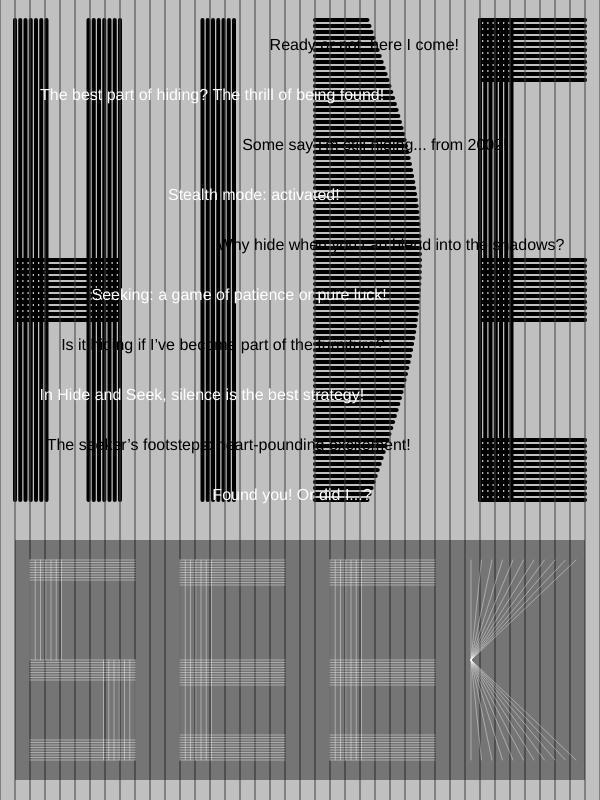
Frame 1 (no input)
Frame 60 (no input): identical to frame 1, image omitted
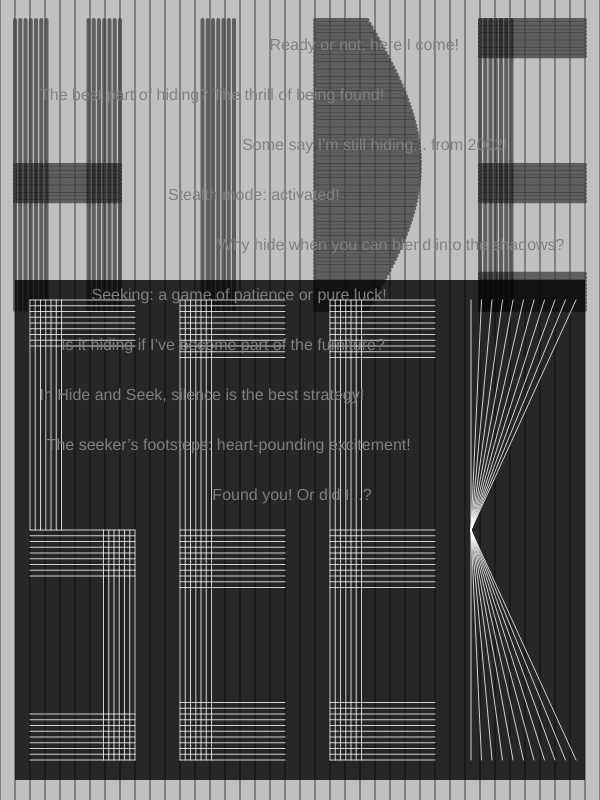
Frame 120 (the mouse pressed at the canvas centre since frame 60)

The p5.js sketch that drew these frames (run headless with seeded random() and noise() and a simulated clock; from frame 60 on, the mouse is pressed at the canvas centre):

// p5.js sketch
// ── sketch.js
let rows = 40;  
let cols = 40; 
let mwidth;
let mheight;

// Sentences to be placed on the canvas
let strings = [
  "Ready or not, here I come!",
  "The best part of hiding? The thrill of being found!",
  "Some say I'm still hiding... from 2002!",
  "Stealth mode: activated!",
  "Why hide when you can blend into the shadows?",
  "Seeking: a game of patience or pure luck!",
  "Is it hiding if I’ve become part of the furniture?",
  "In Hide and Seek, silence is the best strategy!",
  "The seeker’s footsteps: heart-pounding excitement!",
  "Found you! Or did I...?"
];

let positions = []; // Array to store random positions for each string to be randomized once

function setup() {
  createCanvas(600, 800);
  // Calculate grid size
  mwidth = width / cols;
  mheight = height / rows;

  // Randomize x positions for each string once, and assign fixed y positions
  let y = 50; // Initial y-position
  for (let i = 0; i < strings.length; i++) {
    let x = random(width / 4, width - width / 4); // Random x-position with margin
    positions.push({ x, y }); 
    y += 50; // Increment y-position by fixed spacing of 50
  }
  noCursor();
}


function draw() {
  background(192);


  

  push();
  let stretchFactor = map(mouseX,0,width,1,20,true);

  let alpha = map(mouseX, 0, width, 255, 0,true);
  stroke(0, 0, 0, alpha);
  strokeWeight(4);

  // HIDE
  letterH(1, 1, 7, 25-stretchFactor, mwidth, mheight);
  letterI(10, 1, 7, 25-stretchFactor, mwidth, mheight);
  letterD(21, 1, 7, 25-stretchFactor, mwidth, mheight);
  letterE(32, 1, 7, 25-stretchFactor, mwidth, mheight);
  pop();


  push();
  stroke(64); // Light grey color for the grid lines
  drawGrid(cols, rows, mwidth, mheight);
  pop();


  let seekStretchFactor = map(mouseX,0,width,0,26,true);
  //SEEK RECTANGLE
  push();
  noStroke();
  alpha = map(mouseY, 0, width, 100, 255,true);
  fill(0,alpha);
  // seekRect(1, 27, 38, 12*stretchFactor, mwidth, mheight);
  seekRect(1, 27 - seekStretchFactor, 38, 12 +seekStretchFactor, mwidth, mheight);

  pop();

  //SEEK
  push();
  alpha = map(mouseY, 0, width, 100, 255,true);
  stroke(255,alpha);
  letterS(2, 28- seekStretchFactor, 7, 10+seekStretchFactor, mwidth, mheight);
  letterE(12, 28- seekStretchFactor, 7, 10+seekStretchFactor, mwidth, mheight);
  letterE(22, 28- seekStretchFactor, 7, 10+seekStretchFactor, mwidth, mheight);
  letterK(30, 28- seekStretchFactor, 7, 10+seekStretchFactor, mwidth, mheight);
  pop();

  displayRandomStrings(strings, positions);



}
function drawGrid(cols, rows, mwidth, mheight) {

  for (let i = 0; i <= cols; i++) {
    // Draw vertical grid lines
    line(i * mwidth, 0, i * mwidth, height);
  }

  // for (let j = 0; j <= rows; j++) {
  //   // Draw horizontal grid lines
  //   line(0, j * mheight, width, j * mheight);
  // }
}
function letterH(gridX, gridY, gridW, gridH, mwidth, mheight) {
  let x = gridX * mwidth;
  let y = gridY * mheight;
  let w = gridW * mwidth;
  let h = gridH * mheight;

  // Left vertical line of "H"
  for (var i = 0; i <= w / 3; i += w / 20) {

    line(x + i, y, x + i, y + h);
  }

  // Right vertical line of "H"
  for (var i = 0; i <= w / 3; i += w / 20) {


    line(x + w - i, y, x + w - i, y + h);
  }

  // Middle horizontal line of "H"
  for (var i = 0; i <= h / 8; i += h / 80) {
    line(x, y + h / 2 + i, x + w, y + h / 2 + i);
  }
}
function letterI(gridX, gridY, gridW, gridH, mwidth, mheight) {
  let x = gridX * mwidth;
  let y = gridY * mheight;
  let w = gridW * mwidth;
  let h = gridH * mheight;

  // Vertical main line of "I"
  for (var i = 0; i <= w / 3; i += w / 20) {
    line(x + w / 2 + i, y, x + w / 2 + i, y + h);
  }
}
function letterD(gridX, gridY, gridW, gridH, mwidth, mheight) {
  let x = gridX * mwidth;
  let y = gridY * mheight;
  let w = gridW * mwidth;
  let h = gridH * mheight;

  // Draw the left vertical line of "D"
  //stroke(0);
  //strokeWeight(5);
  // line(x, y, x, y + h);

  // // Draw the top and bottom horizontal lines
  // line(x, y, x + w / 2, y); // Top line
  // line(x, y + h, x + w / 2, y + h); // Bottom line

  // Draw the curve of "D" using many short horizontal lines
  for (let i = 0; i <= h; i += h / 80) {
    line(x, y + i, x + w / 2 + (w / 2) * Math.sin((i / h) * Math.PI), y + i);
  }
}

function letterE(gridX, gridY, gridW, gridH, mwidth, mheight) {
  let x = gridX * mwidth;
  let y = gridY * mheight;
  let w = gridW * mwidth;
  let h = gridH * mheight;

  // Vertical main line (left part of "E")
  for (var i = 0; i <= w / 3; i += w / 20) {
    // Draw vertical line of "E" within the grid
    line(x + i, y, x + i, y + h);
  }

  // Top horizontal line of "E"
  for (var i = 0; i <= h / 8; i += h / 80) {
    // Top horizontal line within the grid
    line(x, y + i, x + w, y + i);
  }

  // Middle horizontal line of "E"
  for (var i = 0; i <= h / 8; i += h / 80) {
    // Middle horizontal line within the grid
    line(x, y + h / 2 + i, x + w , y + h / 2 + i);
  }

  // Bottom horizontal line of "E"
  for (var i = 0; i <= h / 8; i += h / 80) {
    // Bottom horizontal line within the grid
    line(x, y + h + i - h / 8, x + w, y + h + i - h / 8);
  }
}

function seekRect(gridX, gridY, gridW, gridH, mwidth, mheight){
  // Convert grid coordinates and size to actual canvas coordinates and size
  let x = gridX * mwidth; // x-coordinate of top-left corner
  let y = gridY * mheight; // y-coordinate of top-left corner
  let w = gridW * mwidth;  // width of the rectangle in pixels
  let h = gridH * mheight; // height of the rectangle in pixels

  // Draw the rectangle using the converted values
  rect(x, y, w, h);
}
function letterS(gridX, gridY, gridW, gridH, mwidth, mheight) {
  let x = gridX * mwidth;
  let y = gridY * mheight;
  let w = gridW * mwidth;
  let h = gridH * mheight;

  // Top horizontal line of "S"
  for (var i = 0; i <= h / 10; i += h / 80) {

    line(x, y + i, x + w, y + i);
  }

  // Middle horizontal line of "S"
  for (var i = 0; i <= h / 10; i += h / 80) {
    line(x, y + h / 2 + i, x + w, y + h / 2 + i);
  }

  // Bottom horizontal line of "S"
  for (var i = 0; i <= h / 10; i += h / 80) {

    line(x, y + h + i - h / 10, x + w, y + h + i - h / 10);
  }

  // Left vertical part of "S" (top half)
  for (var i = 0; i <= w / 3; i += w / 20) {

    line(x + i, y, x + i, y + h / 2);
  }

  // Right vertical part of "S" (bottom half)
  for (var i = 0; i <= w / 3; i += w / 20) {

    line(x + w - i, y + h / 2, x + w - i, y + h);
  }
}

function letterK(gridX, gridY, gridW, gridH, mwidth, mheight) {
  let x = gridX * mwidth;
  let y = gridY * mheight;
  let w = gridW * mwidth;
  let h = gridH * mheight;

  // Top diagonal part of "K"
  for (let i = 0; i <= w; i += w / 10) {
    line(x + w / 5, y + h / 2, x + i + w / 5, y);
  }

  // Bottom diagonal part of "K"
  for (let i = 0; i <= w; i += w / 10) {
    line(x + w / 5, y + h / 2, x + i + w / 5, y + h);
  }
}

function displayRandomStrings(arr, positions) {
  let toggleMapping = false;
  for (let i = 0; i < arr.length; i++) {
    let pos = positions[i]; // Get the pre-calculated position for this string

    // Toggle between two different color mappings
    let colorValue;
    if (toggleMapping) {
      // Mapping 1: Light to Dark (start from light, move to dark as mouseX increases)
      colorValue = map(mouseX, 0, width, 255, 0); // Light to dark
    } else {
      // Mapping 2: Dark to Light (start from dark, move to light as mouseX increases)
      colorValue = map(mouseX, 0, width, 0, 255); // Dark to light
    }

    fill(colorValue); // Apply the calculated color

    // Toggle the mapping for the next sentence
    toggleMapping = !toggleMapping;

    // Set text properties
    textSize(16);
    textAlign(CENTER);

    // Display the string at the random x and fixed y position
    text(arr[i], pos.x, pos.y);
  }
}
